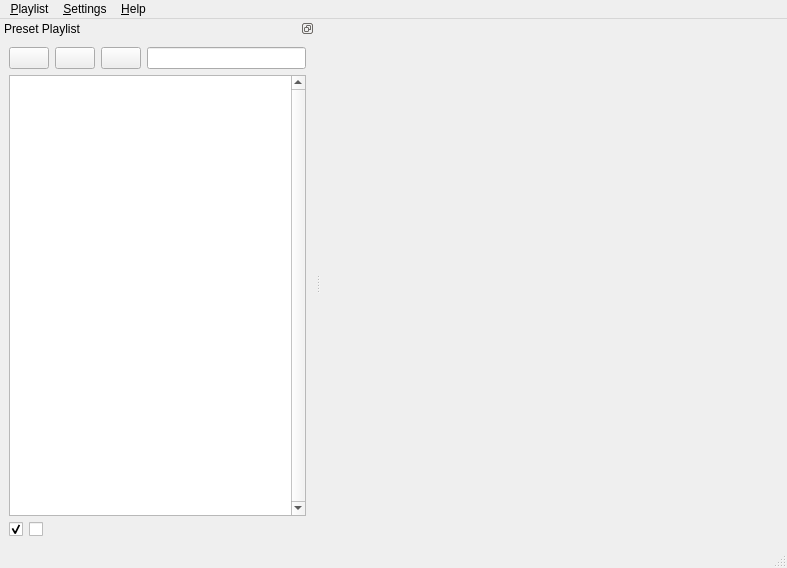
<ui version="4.0" >
 <class>QProjectM_MainWindow</class>
 <widget class="QMainWindow" name="QProjectM_MainWindow" >
  <property name="geometry" >
   <rect>
    <x>0</x>
    <y>0</y>
    <width>787</width>
    <height>568</height>
   </rect>
  </property>
  <property name="windowTitle" >
   <string>projectM</string>
  </property>
  <property name="windowIcon" >
   <iconset resource="application.qrc" >:/images/icons/prjm16-transparent.svg</iconset>
  </property>
  <property name="whatsThis" >
   <string/>
  </property>
  <widget class="QWidget" name="centralwidget" >
   <property name="focusPolicy" >
    <enum>Qt::ClickFocus</enum>
   </property>
  </widget>
  <widget class="QMenuBar" name="menuBar" >
   <property name="geometry" >
    <rect>
     <x>0</x>
     <y>0</y>
     <width>787</width>
     <height>22</height>
    </rect>
   </property>
   <widget class="QMenu" name="menuFile" >
    <property name="title" >
     <string>&amp;Playlist</string>
    </property>
    <addaction name="actionOpen_Play_List" />
    <addaction name="actionAddPresets" />
    <addaction name="separator" />
    <addaction name="actionSave_play_list" />
    <addaction name="actionSave_play_list_as" />
    <addaction name="separator" />
    <addaction name="actionExit" />
   </widget>
   <widget class="QMenu" name="menuAbout" >
    <property name="title" >
     <string>&amp;Help</string>
    </property>
    <addaction name="actionAbout_projectM" />
    <addaction name="actionAbout_Qt" />
    <addaction name="actionHotkey_Reference" />
   </widget>
   <widget class="QMenu" name="menuSettings" >
    <property name="title" >
     <string>&amp;Settings</string>
    </property>
    <addaction name="actionConfigure_projectM" />
   </widget>
   <addaction name="menuFile" />
   <addaction name="menuSettings" />
   <addaction name="menuAbout" />
  </widget>
  <widget class="QStatusBar" name="statusbar" />
  <widget class="QDockWidget" name="presetPlayListDockWidget" >
   <property name="sizePolicy" >
    <sizepolicy vsizetype="Expanding" hsizetype="Expanding" >
     <horstretch>0</horstretch>
     <verstretch>1</verstretch>
    </sizepolicy>
   </property>
   <property name="minimumSize" >
    <size>
     <width>315</width>
     <height>0</height>
    </size>
   </property>
   <property name="baseSize" >
    <size>
     <width>300</width>
     <height>0</height>
    </size>
   </property>
   <property name="whatsThis" >
    <string>&lt;html>&lt;head>&lt;meta name="qrichtext" content="1" />&lt;style type="text/css">
p, li { white-space: pre-wrap; }
&lt;/style>&lt;/head>&lt;body style=" font-family:'Sans Serif'; font-size:9pt; font-weight:400; font-style:normal;">
&lt;p style=" margin-top:0px; margin-bottom:0px; margin-left:0px; margin-right:0px; -qt-block-indent:0; text-indent:0px;">This dock panel provides a convenient interface to manage a list of presets for projectM to render. The behavior is very similar to a music player playlist.&lt;/p>&lt;/body>&lt;/html></string>
   </property>
   <property name="features" >
    <set>QDockWidget::DockWidgetFloatable|QDockWidget::DockWidgetMovable|QDockWidget::NoDockWidgetFeatures</set>
   </property>
   <property name="windowTitle" >
    <string comment="This is the preset playlist dock widget." >Preset Playlist</string>
   </property>
   <attribute name="dockWidgetArea" >
    <number>1</number>
   </attribute>
   <widget class="QWidget" name="dockWidgetContents" >
    <property name="sizePolicy" >
     <sizepolicy vsizetype="Expanding" hsizetype="Expanding" >
      <horstretch>1</horstretch>
      <verstretch>1</verstretch>
     </sizepolicy>
    </property>
    <layout class="QGridLayout" >
     <item row="0" column="0" colspan="2" >
      <widget class="QPushButton" name="presetOpenPushButton" >
       <property name="sizePolicy" >
        <sizepolicy vsizetype="Fixed" hsizetype="MinimumExpanding" >
         <horstretch>0</horstretch>
         <verstretch>0</verstretch>
        </sizepolicy>
       </property>
       <property name="toolTip" >
        <string>&lt;html>&lt;head>&lt;meta name="qrichtext" content="1" />&lt;style type="text/css">
p, li { white-space: pre-wrap; }
&lt;/style>&lt;/head>&lt;body style=" font-family:'Sans Serif'; font-size:9pt; font-weight:400; font-style:normal;">
&lt;p style=" margin-top:0px; margin-bottom:0px; margin-left:0px; margin-right:0px; -qt-block-indent:0; text-indent:0px;">Click here to add presets to the current playlist.&lt;/p>&lt;/body>&lt;/html></string>
       </property>
       <property name="text" >
        <string/>
       </property>
       <property name="icon" >
        <iconset resource="application.qrc" >:/images/icons/hi16-action-projectm_add_playlist.png</iconset>
       </property>
      </widget>
     </item>
     <item row="0" column="2" >
      <widget class="QPushButton" name="presetSavePushButton" >
       <property name="sizePolicy" >
        <sizepolicy vsizetype="Fixed" hsizetype="Expanding" >
         <horstretch>0</horstretch>
         <verstretch>0</verstretch>
        </sizepolicy>
       </property>
       <property name="toolTip" >
        <string>&lt;html>&lt;head>&lt;meta name="qrichtext" content="1" />&lt;style type="text/css">
p, li { white-space: pre-wrap; }
&lt;/style>&lt;/head>&lt;body style=" font-family:'Sans Serif'; font-size:9pt; font-weight:400; font-style:normal;">
&lt;p style=" margin-top:0px; margin-bottom:0px; margin-left:0px; margin-right:0px; -qt-block-indent:0; text-indent:0px;">Saves the currently loaded play list&lt;/p>&lt;/body>&lt;/html></string>
       </property>
       <property name="styleSheet" >
        <string/>
       </property>
       <property name="text" >
        <string/>
       </property>
       <property name="icon" >
        <iconset resource="application.qrc" >:/images/icons/hi16-action-projectm_save.png</iconset>
       </property>
      </widget>
     </item>
     <item row="0" column="3" >
      <widget class="QPushButton" name="clearPresetList_PushButton" >
       <property name="sizePolicy" >
        <sizepolicy vsizetype="Fixed" hsizetype="MinimumExpanding" >
         <horstretch>0</horstretch>
         <verstretch>0</verstretch>
        </sizepolicy>
       </property>
       <property name="toolTip" >
        <string>&lt;html>&lt;head>&lt;meta name="qrichtext" content="1" />&lt;style type="text/css">
p, li { white-space: pre-wrap; }
&lt;/style>&lt;/head>&lt;body style=" font-family:'Sans Serif'; font-size:9pt; font-weight:400; font-style:normal;">
&lt;p style=" margin-top:0px; margin-bottom:0px; margin-left:0px; margin-right:0px; -qt-block-indent:0; text-indent:0px;">Clears&lt;span style=" font-style:italic;"> all &lt;/span>presets&lt;span style=" font-style:italic;"> &lt;/span>in the playlist.&lt;/p>&lt;/body>&lt;/html></string>
       </property>
       <property name="text" >
        <string/>
       </property>
       <property name="icon" >
        <iconset resource="application.qrc" >:/images/icons/hi16-action-projectm_playlist_clear.png</iconset>
       </property>
      </widget>
     </item>
     <item row="0" column="4" >
      <widget class="QLineEdit" name="presetSearchBarLineEdit" >
       <property name="sizePolicy" >
        <sizepolicy vsizetype="Fixed" hsizetype="Expanding" >
         <horstretch>20</horstretch>
         <verstretch>0</verstretch>
        </sizepolicy>
       </property>
       <property name="statusTip" >
        <string>Start typing in a filter to crop the play list.</string>
       </property>
       <property name="whatsThis" >
        <string>&lt;html>&lt;head>&lt;meta name="qrichtext" content="1" />&lt;style type="text/css">
p, li { white-space: pre-wrap; }
&lt;/style>&lt;/head>&lt;body style=" font-family:'Sans Serif'; font-size:9pt; font-weight:400; font-style:normal;">
&lt;p style=" margin-top:0px; margin-bottom:0px; margin-left:0px; margin-right:0px; -qt-block-indent:0; text-indent:0px;">Use this search bar to crop your preset play list. Only the presets that match your search criteria will be queued.&lt;/p>&lt;/body>&lt;/html></string>
       </property>
      </widget>
     </item>
     <item row="1" column="0" colspan="5" >
      <widget class="QPlaylistTableView" name="tableView" >
       <property name="sizePolicy" >
        <sizepolicy vsizetype="Expanding" hsizetype="Expanding" >
         <horstretch>2</horstretch>
         <verstretch>4</verstretch>
        </sizepolicy>
       </property>
       <property name="minimumSize" >
        <size>
         <width>5</width>
         <height>5</height>
        </size>
       </property>
       <property name="baseSize" >
        <size>
         <width>200</width>
         <height>0</height>
        </size>
       </property>
       <property name="contextMenuPolicy" >
        <enum>Qt::ActionsContextMenu</enum>
       </property>
       <property name="acceptDrops" >
        <bool>true</bool>
       </property>
       <property name="statusTip" >
        <string>Double click on a preset to render it, or drag presets to change the preset order.</string>
       </property>
       <property name="autoFillBackground" >
        <bool>false</bool>
       </property>
       <property name="frameShape" >
        <enum>QFrame::StyledPanel</enum>
       </property>
       <property name="frameShadow" >
        <enum>QFrame::Sunken</enum>
       </property>
       <property name="verticalScrollBarPolicy" >
        <enum>Qt::ScrollBarAlwaysOn</enum>
       </property>
       <property name="horizontalScrollBarPolicy" >
        <enum>Qt::ScrollBarAlwaysOff</enum>
       </property>
       <property name="dragEnabled" >
        <bool>true</bool>
       </property>
       <property name="dragDropOverwriteMode" >
        <bool>false</bool>
       </property>
       <property name="dragDropMode" >
        <enum>QAbstractItemView::DragDrop</enum>
       </property>
       <property name="alternatingRowColors" >
        <bool>false</bool>
       </property>
       <property name="selectionMode" >
        <enum>QAbstractItemView::ExtendedSelection</enum>
       </property>
       <property name="selectionBehavior" >
        <enum>QAbstractItemView::SelectRows</enum>
       </property>
       <property name="showGrid" >
        <bool>false</bool>
       </property>
       <property name="gridStyle" >
        <enum>Qt::DashDotDotLine</enum>
       </property>
      </widget>
     </item>
     <item row="2" column="0" >
      <widget class="QCheckBox" name="shuffleEnabledCheckBox" >
       <property name="enabled" >
        <bool>true</bool>
       </property>
       <property name="sizePolicy" >
        <sizepolicy vsizetype="Minimum" hsizetype="Fixed" >
         <horstretch>0</horstretch>
         <verstretch>0</verstretch>
        </sizepolicy>
       </property>
       <property name="cursor" >
        <cursorShape>PointingHandCursor</cursorShape>
       </property>
       <property name="toolTip" >
        <string>&lt;html>&lt;head>&lt;meta name="qrichtext" content="1" />&lt;style type="text/css">
p, li { white-space: pre-wrap; }
&lt;/style>&lt;/head>&lt;body style=" font-family:'Sans Serif'; font-size:9pt; font-weight:400; font-style:normal;">
&lt;p style=" margin-top:0px; margin-bottom:0px; margin-left:0px; margin-right:0px; -qt-block-indent:0; text-indent:0px;">When the dice is activated, projectM will randomly select presets weighted by your rating preferences.&lt;/p>&lt;/body>&lt;/html></string>
       </property>
       <property name="statusTip" >
        <string>Enable / Disable Shuffle Mode</string>
       </property>
       <property name="whatsThis" >
        <string/>
       </property>
       <property name="styleSheet" >
        <string>QCheckBox::indicator:checked {
image: url(:/images/icons/hi16-action-projectm_random.png);
}

QCheckBox::indicator:unchecked{
image: url(:/images/icons/hi16-action-projectm_random_no.png);
}</string>
       </property>
       <property name="text" >
        <string/>
       </property>
       <property name="checked" >
        <bool>true</bool>
       </property>
       <property name="autoRepeat" >
        <bool>true</bool>
       </property>
      </widget>
     </item>
     <item row="2" column="1" colspan="4" >
      <widget class="QCheckBox" name="lockPresetCheckBox" >
       <property name="enabled" >
        <bool>true</bool>
       </property>
       <property name="sizePolicy" >
        <sizepolicy vsizetype="Minimum" hsizetype="Expanding" >
         <horstretch>1</horstretch>
         <verstretch>0</verstretch>
        </sizepolicy>
       </property>
       <property name="cursor" >
        <cursorShape>PointingHandCursor</cursorShape>
       </property>
       <property name="toolTip" >
        <string>&lt;html>&lt;head>&lt;meta name="qrichtext" content="1" />&lt;style type="text/css">
p, li { white-space: pre-wrap; }
&lt;/style>&lt;/head>&lt;body style=" font-family:'Sans Serif'; font-size:9pt; font-weight:400; font-style:normal;">
&lt;p style=" margin-top:0px; margin-bottom:0px; margin-left:0px; margin-right:0px; -qt-block-indent:0; text-indent:0px;">When the locked icon is shown, projectM will not automatically switch to another preset.&lt;/p>&lt;/body>&lt;/html></string>
       </property>
       <property name="statusTip" >
        <string>Lock / Unlock the selected preset</string>
       </property>
       <property name="whatsThis" >
        <string/>
       </property>
       <property name="styleSheet" >
        <string>QCheckBox::indicator:checked {image: url(:/images/icons/hi16-action-projectm_lock.png);
}

QCheckBox::indicator:unchecked{
image: url(:/images/icons/hi16-action-projectm_unlock.png);
}</string>
       </property>
       <property name="text" >
        <string/>
       </property>
       <property name="checked" >
        <bool>false</bool>
       </property>
       <property name="autoRepeat" >
        <bool>true</bool>
       </property>
      </widget>
     </item>
    </layout>
   </widget>
  </widget>
  <action name="actionAddPresets" >
   <property name="icon" >
    <iconset resource="application.qrc" >:/images/icons/hi16-action-projectm_add_playlist.png</iconset>
   </property>
   <property name="text" >
    <string>&amp;Add Presets...</string>
   </property>
  </action>
  <action name="actionAbout_projectM" >
   <property name="text" >
    <string>About projectM</string>
   </property>
  </action>
  <action name="actionAbout_Qt" >
   <property name="text" >
    <string>About Qt</string>
   </property>
  </action>
  <action name="actionExit" >
   <property name="text" >
    <string>&amp;Quit</string>
   </property>
  </action>
  <action name="actionSave_play_list" >
   <property name="icon" >
    <iconset resource="application.qrc" >:/images/icons/hi16-action-projectm_save.png</iconset>
   </property>
   <property name="text" >
    <string>&amp;Save Playlist</string>
   </property>
  </action>
  <action name="actionSave_play_list_as" >
   <property name="text" >
    <string>Save Playlist &amp;As...</string>
   </property>
  </action>
  <action name="actionConfigure_projectM" >
   <property name="text" >
    <string>Configure projectM...</string>
   </property>
  </action>
  <action name="actionOpen_Play_List" >
   <property name="text" >
    <string>&amp;Open Playlist...</string>
   </property>
  </action>
  <action name="actionLockPreset" >
   <property name="icon" >
    <iconset resource="application.qrc" >:/images/icons/hi16-action-projectm_lock.png</iconset>
   </property>
   <property name="text" >
    <string>Lock Active Preset</string>
   </property>
  </action>
  <action name="actionHotkey_Reference" >
   <property name="text" >
    <string>Hotkey reference</string>
   </property>
  </action>
  <action name="actionEdit_this_preset" >
   <property name="icon" >
    <iconset resource="application.qrc" >:/images/icons/hi16-action-projectm_edit.png</iconset>
   </property>
   <property name="text" >
    <string>Edit this preset</string>
   </property>
  </action>
  <action name="actionRemove_selection" >
   <property name="icon" >
    <iconset resource="application.qrc" >:/images/icons/hi16-action-projectm_remove.png</iconset>
   </property>
   <property name="text" >
    <string>Remove selection</string>
   </property>
  </action>
 </widget>
 <customwidgets>
  <customwidget>
   <class>QPlaylistTableView</class>
   <extends>QTableView</extends>
   <header>qplaylisttableview.hpp</header>
  </customwidget>
 </customwidgets>
 <resources>
  <include location="application.qrc" />
 </resources>
 <connections>
  <connection>
   <sender>presetOpenPushButton</sender>
   <signal>clicked()</signal>
   <receiver>actionAddPresets</receiver>
   <slot>trigger()</slot>
   <hints>
    <hint type="sourcelabel" >
     <x>221</x>
     <y>66</y>
    </hint>
    <hint type="destinationlabel" >
     <x>-1</x>
     <y>-1</y>
    </hint>
   </hints>
  </connection>
  <connection>
   <sender>presetSavePushButton</sender>
   <signal>clicked()</signal>
   <receiver>actionSave_play_list</receiver>
   <slot>trigger()</slot>
   <hints>
    <hint type="sourcelabel" >
     <x>52</x>
     <y>66</y>
    </hint>
    <hint type="destinationlabel" >
     <x>-1</x>
     <y>-1</y>
    </hint>
   </hints>
  </connection>
 </connections>
</ui>
